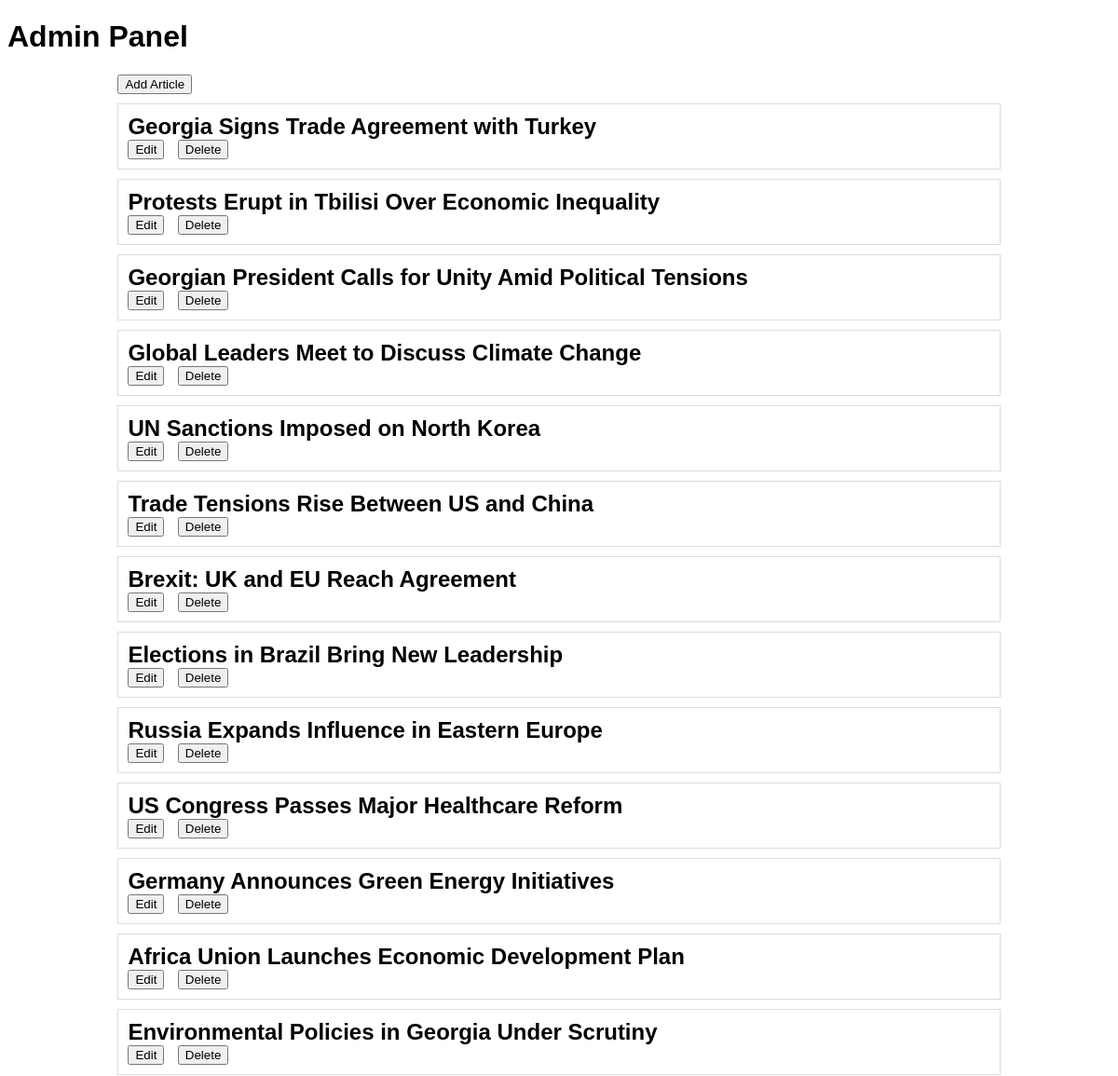
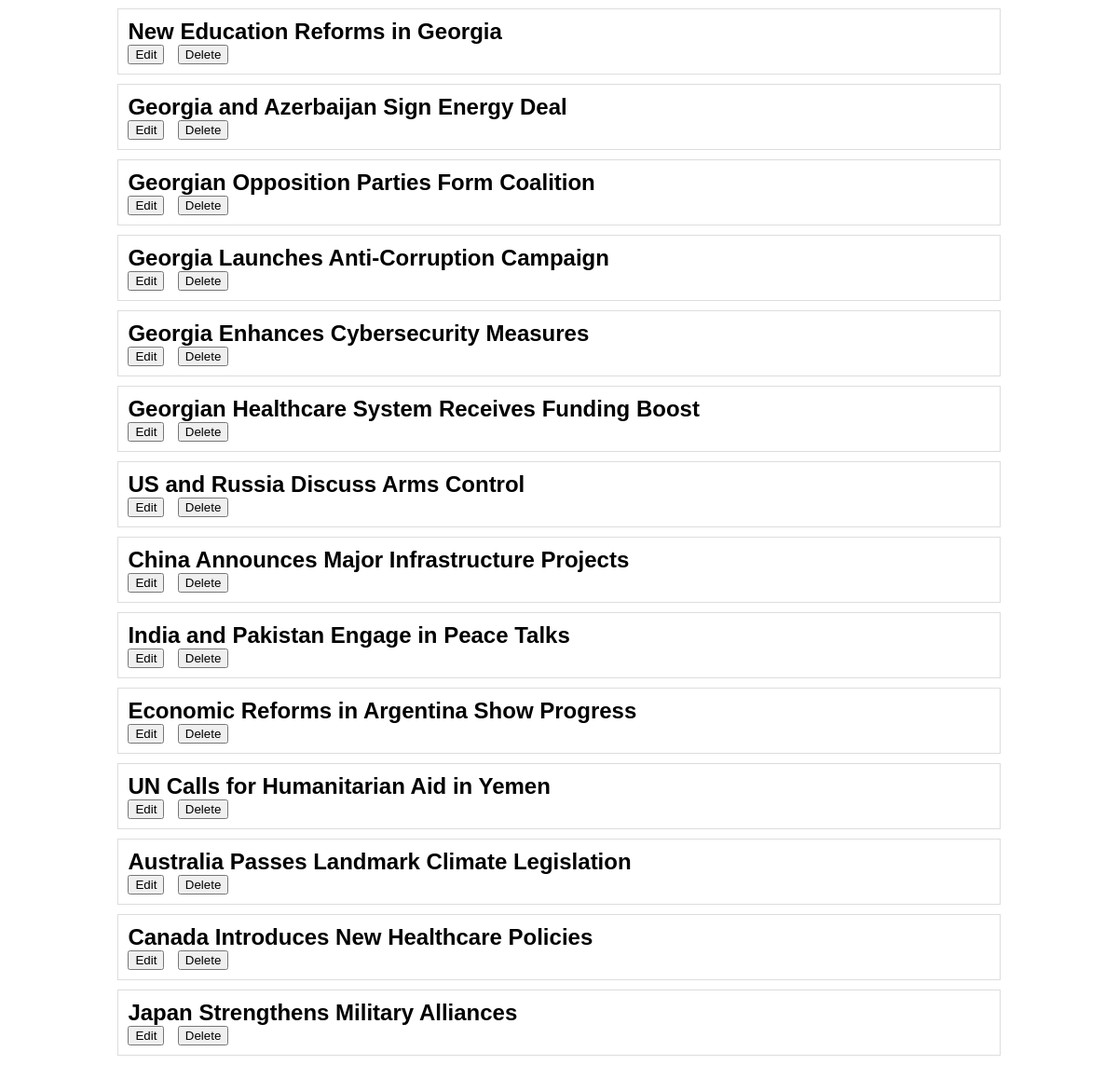
The page /admin.php (signed in) on the database its author committed (2 pictures, top to bottom).
### tables this page shows
CREATE TABLE `articles` (
  `article_id` int(4) UNSIGNED NOT NULL,
  `title` varchar(255) NOT NULL,
  `content` text NOT NULL,
  `image_url` varchar(255) DEFAULT NULL,
  `published_at` timestamp NOT NULL DEFAULT current_timestamp(),
  `author_id` int(4) UNSIGNED DEFAULT NULL,
  `category_id` int(4) UNSIGNED DEFAULT NULL
);

### admin.php (the view, shortened to what this page needs)
<?php
include './conn/db.php';
$sql = "SELECT * FROM articles";
$result = mysqli_query($conn, $sql);
?>
<!DOCTYPE html>
<html lang="en">
<head>
    <link rel="stylesheet" href="./css/admin.css">
</head>
<body>
    <h1>Admin Panel</h1>
    <div class="container">
        <button id="add-article-button" onclick="openModal('add')">Add Article</button>
        <div id="articles">
            <?php
            if (mysqli_num_rows($result) > 0) {
                while ($row = mysqli_fetch_assoc($result)) {
                    echo "<div class='article'>
                            <h2>{$row['title']}</h2>
                            <div>
                                <button class='edit'
                                    data-id='{$row['article_id']}'
                                    data-title='{$row['title']}'
                                    data-content='{$row['content']}'
                                    data-image='{$row['image_url']}'
                                    data-author-id='{$row['author_id']}'
                                    data-category-id='{$row['category_id']}'
                                    onclick=\"openModal('edit', {$row['article_id']}, '{$row['title']}', '{$row['content']}', '{$row['image_url']}', {$row['author_id']}, {$row['category_id']})\">Edit</button>
                                <form method='POST' style='display:inline-block'>
                                    <input type='hidden' name='id' value='{$row['article_id']}'>
                                    <input type='hidden' name='action' value='delete'>
                                    <button type='submit' class='delete'>Delete</button>
                                </form>
                            </div>
                        </div>";
                }
            } else {
                echo "<p>No articles found</p>";
            }
            ?>
        </div>
    </div>
</body>
</html>

### css/admin.css (style rules this page uses)
body { font-family: Arial, sans-serif; }
.container { width: 80%; margin: auto; }
#articles .article { border: 1px solid #ddd; padding: 10px; margin: 10px 0; }
#articles .article h2 { margin: 0; padding: 0; }
#articles .article button { margin-right: 10px; }

### rows shown on the page
articles: title "Georgia Signs Trade Agreement with Turkey"
articles: title "Protests Erupt in Tbilisi Over Economic Inequality"
articles: title "Georgian President Calls for Unity Amid Political Tensions"
articles: title "Global Leaders Meet to Discuss Climate Change"
articles: title "UN Sanctions Imposed on North Korea"
articles: title "Trade Tensions Rise Between US and China"
articles: title "Brexit: UK and EU Reach Agreement"
articles: title "Elections in Brazil Bring New Leadership"
articles: title "Russia Expands Influence in Eastern Europe"
articles: title "US Congress Passes Major Healthcare Reform"
articles: title "Germany Announces Green Energy Initiatives"
articles: title "Africa Union Launches Economic Development Plan"
articles: title "Environmental Policies in Georgia Under Scrutiny"
articles: title "New Education Reforms in Georgia"
articles: title "Georgia and Azerbaijan Sign Energy Deal"
articles: title "Georgian Opposition Parties Form Coalition"
articles: title "Georgia Launches Anti-Corruption Campaign"
articles: title "Georgia Enhances Cybersecurity Measures"
articles: title "Georgian Healthcare System Receives Funding Boost"
articles: title "US and Russia Discuss Arms Control"
articles: title "China Announces Major Infrastructure Projects"
articles: title "India and Pakistan Engage in Peace Talks"
articles: title "Economic Reforms in Argentina Show Progress"
articles: title "UN Calls for Humanitarian Aid in Yemen"
articles: title "Australia Passes Landmark Climate Legislation"
articles: title "Canada Introduces New Healthcare Policies"
articles: title "Japan Strengthens Military Alliances"
